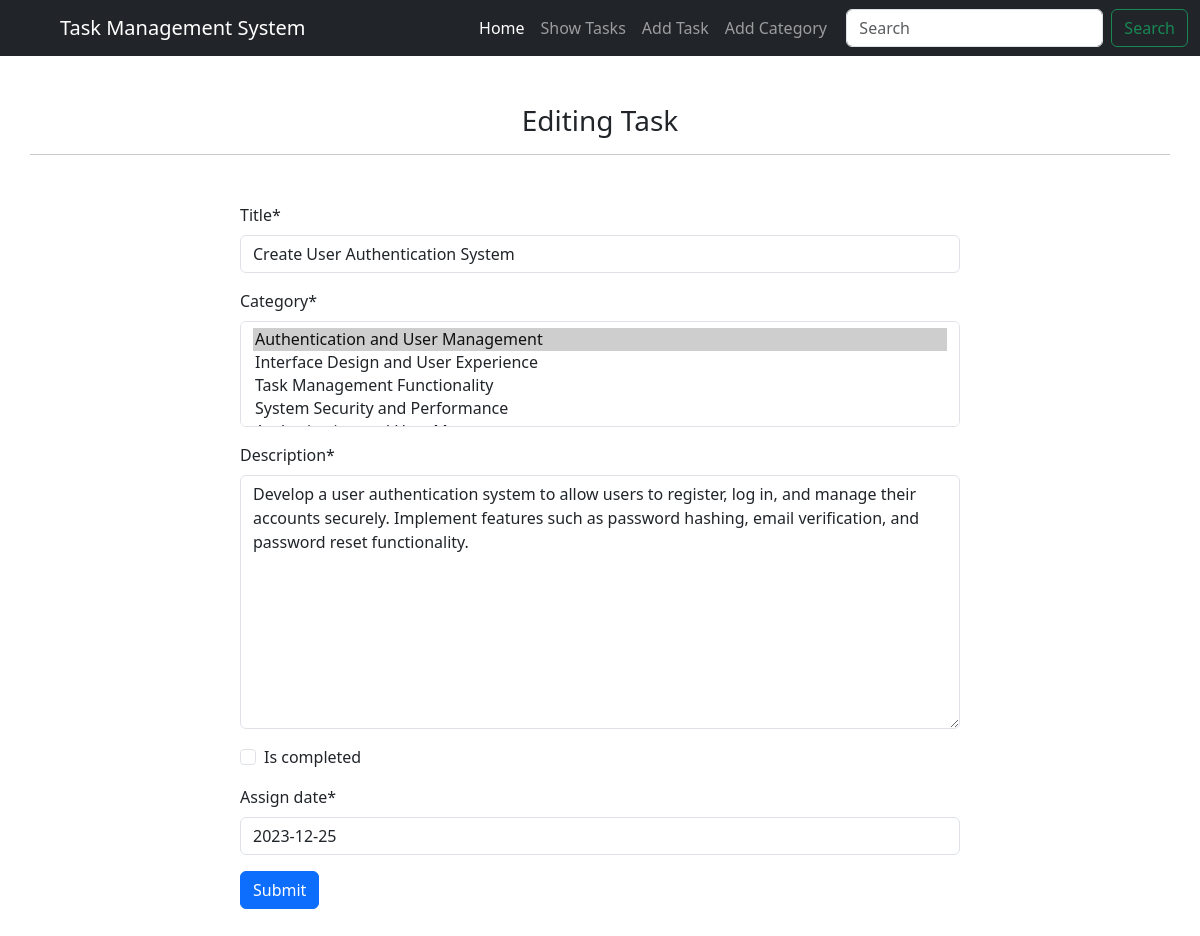
The app's page /task/edit/14 with its own data.
### task/models.py (models this page shows, shortened)
class Task(models.Model):
    title = models.CharField(max_length = 100)
    category = models.ManyToManyField(Category)
    description = models.TextField()
    is_completed = models.BooleanField(default = False)
    assign_date = models.DateField()

### task/views.py (the view)
# urls.py: path('edit/<int:id>', views.edit_task, name = 'edit_task'),
def edit_task(req,id):
    task = Task.objects.get(pk = id)
    form = taskForm(instance=task)
    if req.method == 'POST':
        form = taskForm(req.POST,instance=task)
        if form.is_valid():
            form.save()
            return redirect('task')
    return render (req,'task/edit.html',{'form':form})

### task/forms.py
class taskForm(forms.ModelForm):
    class Meta:
        model = Task
        fields = '__all__'

### category/models.py (called while the page is built)
    def __str__(self):
        return self.name

### task/templates/task/edit.html (shortened to what this page needs)
{% extends 'base.html'%}
{% load static %}
{% block content %}
<h3 class="text-center mt-5">Editing Task</h3>
<hr class="container">
{% load crispy_forms_tags %}
<form class="mt-5" style="width:60%;margin:auto;" method="POST" action="">
    {{ form | crispy }}
    <input class="btn btn-primary mb-5" type="submit" value="Submit">
</form>
{% endblock %}

### records on screen
Task: title "Create User Authentication System", description "Develop a user authentication system to allow users to register, log in, and manage their accounts securely. Implement features such as password hashing, email verification, and password reset functionality.", assign_date "2023-12-25"
